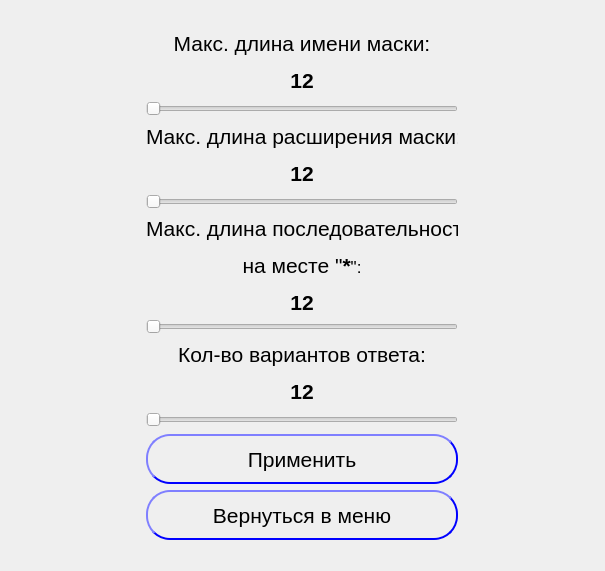
<?xml version="1.0" encoding="UTF-8"?>
<ui version="4.0">
 <class>Form</class>
 <widget class="QWidget" name="Form">
  <property name="geometry">
   <rect>
    <x>0</x>
    <y>0</y>
    <width>605</width>
    <height>571</height>
   </rect>
  </property>
  <property name="maximumSize">
   <size>
    <width>864</width>
    <height>608</height>
   </size>
  </property>
  <property name="windowTitle">
   <string>Form</string>
  </property>
  <property name="styleSheet">
   <string notr="true">
QPushButton{
border-width: 2px;
border-color: blue;
border-radius: 24px;
border-style: outset;
}
QPushButton::hover{
border-color: red;
}
</string>
  </property>
  <layout class="QGridLayout" name="gridLayout">
   <item row="0" column="0">
    <layout class="QVBoxLayout" name="verticalLayout" stretch="0,0,0,0,0,0,0,0,0,0">
     <item>
      <widget class="QLabel" name="nameLabel">
       <property name="maximumSize">
        <size>
         <width>312</width>
         <height>64</height>
        </size>
       </property>
       <property name="font">
        <font>
         <pointsize>16</pointsize>
        </font>
       </property>
       <property name="lineWidth">
        <number>1</number>
       </property>
       <property name="midLineWidth">
        <number>0</number>
       </property>
       <property name="text">
        <string>&lt;html&gt;&lt;head/&gt;&lt;body&gt;&lt;p align=&quot;center&quot;&gt;Макс. длина имени маски:&lt;/p&gt;&lt;p align=&quot;center&quot;&gt;&lt;span style=&quot; font-weight:600;&quot;&gt;12&lt;/span&gt;&lt;/p&gt;&lt;/body&gt;&lt;/html&gt;</string>
       </property>
       <property name="alignment">
        <set>Qt::AlignCenter</set>
       </property>
      </widget>
     </item>
     <item>
      <widget class="QSlider" name="nameSlider">
       <property name="sizePolicy">
        <sizepolicy hsizetype="Preferred" vsizetype="Preferred">
         <horstretch>0</horstretch>
         <verstretch>0</verstretch>
        </sizepolicy>
       </property>
       <property name="maximumSize">
        <size>
         <width>312</width>
         <height>17</height>
        </size>
       </property>
       <property name="minimum">
        <number>3</number>
       </property>
       <property name="maximum">
        <number>25</number>
       </property>
       <property name="orientation">
        <enum>Qt::Horizontal</enum>
       </property>
       <property name="tickPosition">
        <enum>QSlider::NoTicks</enum>
       </property>
      </widget>
     </item>
     <item>
      <widget class="QLabel" name="extLabel">
       <property name="maximumSize">
        <size>
         <width>312</width>
         <height>64</height>
        </size>
       </property>
       <property name="font">
        <font>
         <pointsize>16</pointsize>
        </font>
       </property>
       <property name="text">
        <string>&lt;html&gt;&lt;head/&gt;&lt;body&gt;&lt;p align=&quot;center&quot;&gt;Макс. длина расширения маски:&lt;/p&gt;&lt;p align=&quot;center&quot;&gt;&lt;span style=&quot; font-weight:600;&quot;&gt;12&lt;/span&gt;&lt;/p&gt;&lt;/body&gt;&lt;/html&gt;</string>
       </property>
       <property name="alignment">
        <set>Qt::AlignCenter</set>
       </property>
      </widget>
     </item>
     <item>
      <widget class="QSlider" name="extSlider">
       <property name="sizePolicy">
        <sizepolicy hsizetype="Preferred" vsizetype="Preferred">
         <horstretch>0</horstretch>
         <verstretch>0</verstretch>
        </sizepolicy>
       </property>
       <property name="maximumSize">
        <size>
         <width>312</width>
         <height>17</height>
        </size>
       </property>
       <property name="minimum">
        <number>3</number>
       </property>
       <property name="maximum">
        <number>25</number>
       </property>
       <property name="orientation">
        <enum>Qt::Horizontal</enum>
       </property>
      </widget>
     </item>
     <item>
      <widget class="QLabel" name="starLabel">
       <property name="sizePolicy">
        <sizepolicy hsizetype="Preferred" vsizetype="Preferred">
         <horstretch>0</horstretch>
         <verstretch>0</verstretch>
        </sizepolicy>
       </property>
       <property name="maximumSize">
        <size>
         <width>312</width>
         <height>96</height>
        </size>
       </property>
       <property name="font">
        <font>
         <pointsize>16</pointsize>
        </font>
       </property>
       <property name="lineWidth">
        <number>1</number>
       </property>
       <property name="text">
        <string>&lt;html&gt;&lt;head/&gt;&lt;body&gt;&lt;p align=&quot;center&quot;&gt;&lt;span&gt;Макс. длина последовательности&lt;/span&gt;&lt;/p&gt;&lt;p align=&quot;center&quot;&gt;&lt;span&quot;&gt;на месте &amp;quot;&lt;/span&gt;&lt;span style=&quot;font-weight:600;&quot;&gt;*&lt;/span&gt;&lt;span style=&quot; font-size:13pt;&quot;&gt;&amp;quot;:&lt;/span&gt;&lt;/p&gt;&lt;p align=&quot;center&quot;&gt;&lt;span style=&quot; font-weight:600;&quot;&gt;12&lt;/span&gt;&lt;/p&gt;&lt;/body&gt;&lt;/html&gt;</string>
       </property>
       <property name="textFormat">
        <enum>Qt::AutoText</enum>
       </property>
       <property name="alignment">
        <set>Qt::AlignCenter</set>
       </property>
      </widget>
     </item>
     <item>
      <widget class="QSlider" name="starrSlider">
       <property name="sizePolicy">
        <sizepolicy hsizetype="Preferred" vsizetype="Preferred">
         <horstretch>0</horstretch>
         <verstretch>0</verstretch>
        </sizepolicy>
       </property>
       <property name="maximumSize">
        <size>
         <width>312</width>
         <height>17</height>
        </size>
       </property>
       <property name="minimum">
        <number>3</number>
       </property>
       <property name="maximum">
        <number>25</number>
       </property>
       <property name="orientation">
        <enum>Qt::Horizontal</enum>
       </property>
      </widget>
     </item>
     <item>
      <widget class="QLabel" name="optLabel">
       <property name="maximumSize">
        <size>
         <width>312</width>
         <height>64</height>
        </size>
       </property>
       <property name="font">
        <font>
         <pointsize>16</pointsize>
        </font>
       </property>
       <property name="text">
        <string>&lt;html&gt;&lt;head/&gt;&lt;body&gt;&lt;p align=&quot;center&quot;&gt;Кол-во вариантов ответа:&lt;/p&gt;&lt;p align=&quot;center&quot;&gt;&lt;span style=&quot; font-weight:600;&quot;&gt;12&lt;/span&gt;&lt;/p&gt;&lt;/body&gt;&lt;/html&gt;</string>
       </property>
       <property name="alignment">
        <set>Qt::AlignCenter</set>
       </property>
      </widget>
     </item>
     <item>
      <widget class="QSlider" name="optSlider">
       <property name="sizePolicy">
        <sizepolicy hsizetype="Preferred" vsizetype="Preferred">
         <horstretch>0</horstretch>
         <verstretch>0</verstretch>
        </sizepolicy>
       </property>
       <property name="maximumSize">
        <size>
         <width>312</width>
         <height>17</height>
        </size>
       </property>
       <property name="minimum">
        <number>3</number>
       </property>
       <property name="maximum">
        <number>25</number>
       </property>
       <property name="orientation">
        <enum>Qt::Horizontal</enum>
       </property>
      </widget>
     </item>
     <item>
      <widget class="QPushButton" name="applyBtn">
       <property name="sizePolicy">
        <sizepolicy hsizetype="Preferred" vsizetype="Preferred">
         <horstretch>0</horstretch>
         <verstretch>0</verstretch>
        </sizepolicy>
       </property>
       <property name="maximumSize">
        <size>
         <width>312</width>
         <height>50</height>
        </size>
       </property>
       <property name="font">
        <font>
         <pointsize>16</pointsize>
        </font>
       </property>
       <property name="text">
        <string>Применить</string>
       </property>
      </widget>
     </item>
     <item>
      <widget class="QPushButton" name="exitBtn">
       <property name="sizePolicy">
        <sizepolicy hsizetype="Preferred" vsizetype="Preferred">
         <horstretch>0</horstretch>
         <verstretch>0</verstretch>
        </sizepolicy>
       </property>
       <property name="maximumSize">
        <size>
         <width>312</width>
         <height>50</height>
        </size>
       </property>
       <property name="font">
        <font>
         <pointsize>16</pointsize>
        </font>
       </property>
       <property name="text">
        <string>Вернуться в меню</string>
       </property>
      </widget>
     </item>
    </layout>
   </item>
  </layout>
 </widget>
 <resources/>
 <connections/>
</ui>
